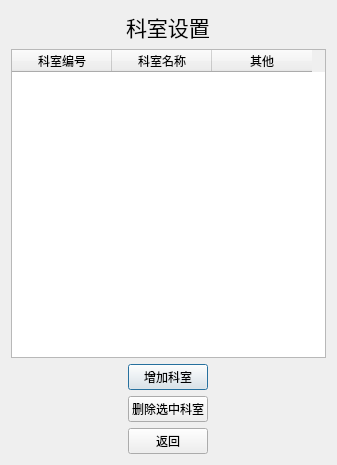
<?xml version="1.0" encoding="UTF-8"?>
<ui version="4.0">
 <class>Dialog</class>
 <widget class="QDialog" name="Dialog">
  <property name="geometry">
   <rect>
    <x>0</x>
    <y>0</y>
    <width>337</width>
    <height>465</height>
   </rect>
  </property>
  <property name="windowTitle">
   <string>科室设置</string>
  </property>
  <property name="styleSheet">
   <string notr="true">background-image: url(:/back.jpg);</string>
  </property>
  <layout class="QGridLayout" name="gridLayout">
   <item row="0" column="0" alignment="Qt::AlignHCenter">
    <widget class="QLabel" name="label">
     <property name="font">
      <font>
       <family>微软雅黑</family>
       <pointsize>16</pointsize>
      </font>
     </property>
     <property name="text">
      <string>科室设置</string>
     </property>
    </widget>
   </item>
   <item row="3" column="0" alignment="Qt::AlignHCenter">
    <widget class="QPushButton" name="addDepart">
     <property name="text">
      <string>增加科室</string>
     </property>
    </widget>
   </item>
   <item row="2" column="0">
    <widget class="QTableWidget" name="tableWidget">
     <property name="contextMenuPolicy">
      <enum>Qt::DefaultContextMenu</enum>
     </property>
     <property name="editTriggers">
      <set>QAbstractItemView::NoEditTriggers</set>
     </property>
     <column>
      <property name="text">
       <string>科室编号</string>
      </property>
     </column>
     <column>
      <property name="text">
       <string>科室名称</string>
      </property>
     </column>
     <column>
      <property name="text">
       <string>其他</string>
      </property>
     </column>
    </widget>
   </item>
   <item row="4" column="0" alignment="Qt::AlignHCenter">
    <widget class="QPushButton" name="deletDepart">
     <property name="text">
      <string>删除选中科室</string>
     </property>
    </widget>
   </item>
   <item row="5" column="0" alignment="Qt::AlignHCenter">
    <widget class="QPushButton" name="returnButton">
     <property name="text">
      <string>返回</string>
     </property>
    </widget>
   </item>
  </layout>
 </widget>
 <resources>
  <include location="background_image.qrc"/>
 </resources>
 <connections/>
</ui>
